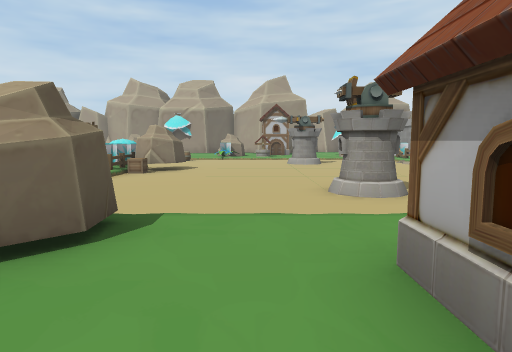
[1] (above)

16 first-person views from a walk through a scene from a Unity 3-D project. The camera is 1.5 m above the floor, tilts 6° down and sees 75° across. The floor is counted in squares, 2 m on a side. Each view is taken from the middle of a square. On the plan, view 1 faces up. The plan holds only what a view shows up to about 11 squares ahead; the rest is blank. The place goes on beyond the plan.

[2]
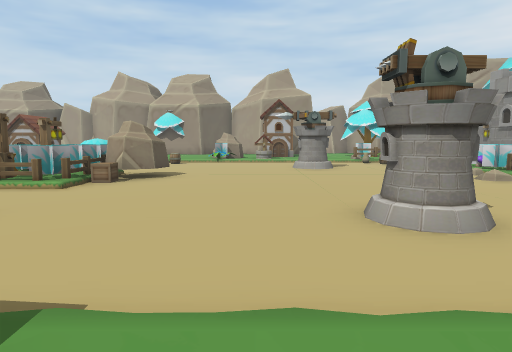

[3]
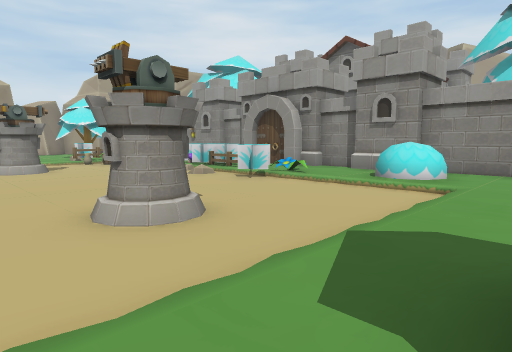

[4]
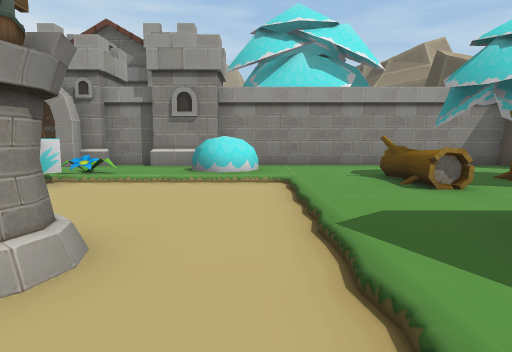

[5]
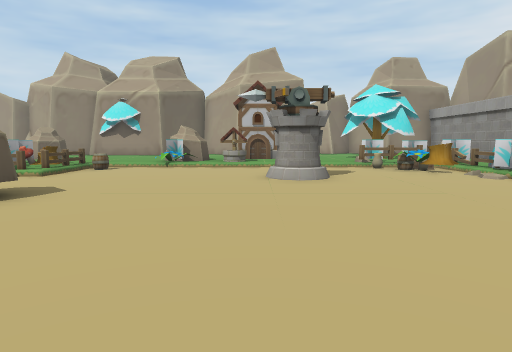

[6]
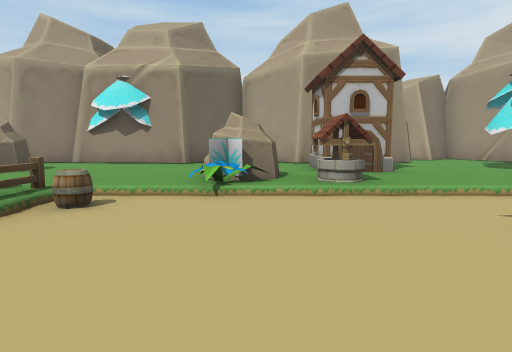

[7]
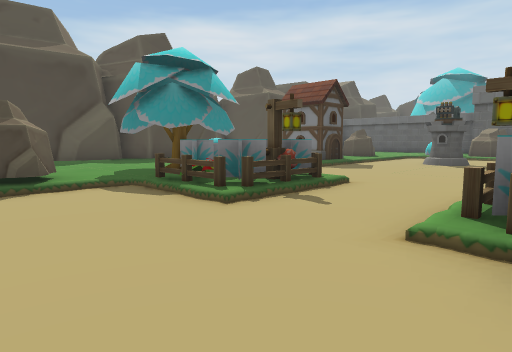

[8]
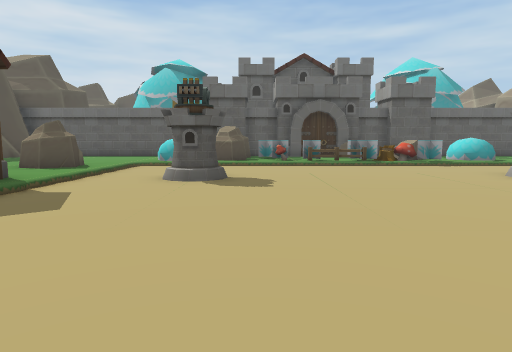

[9]
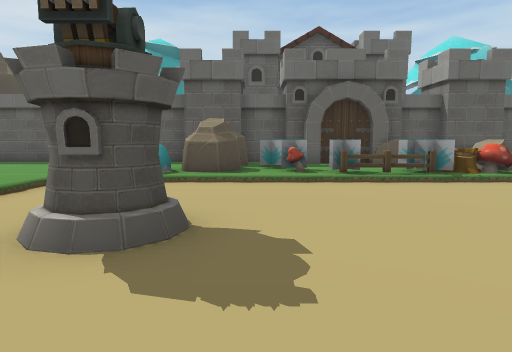

[10]
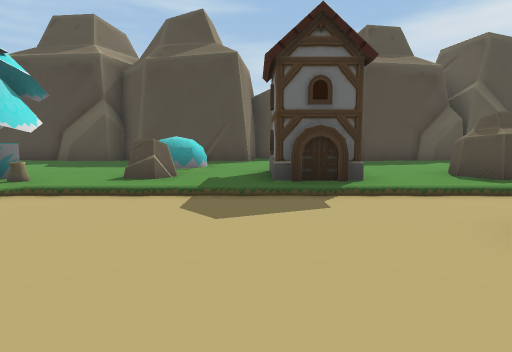

[11]
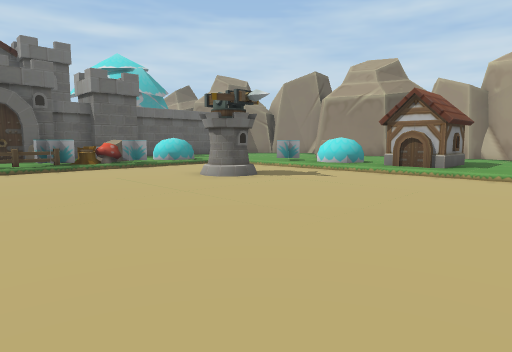

[12]
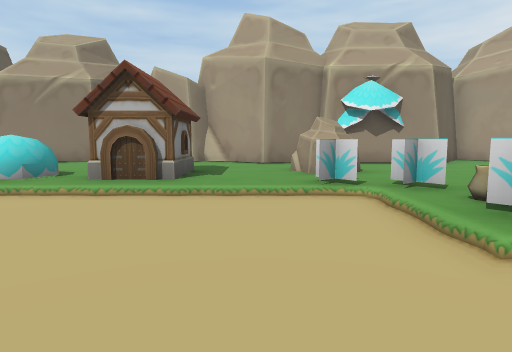

[13]
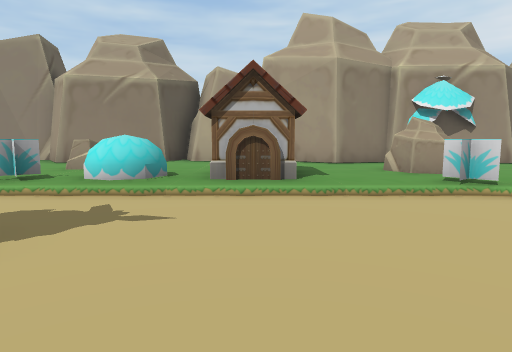

[14]
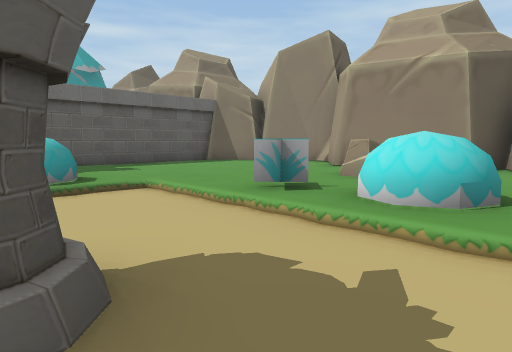

[15]
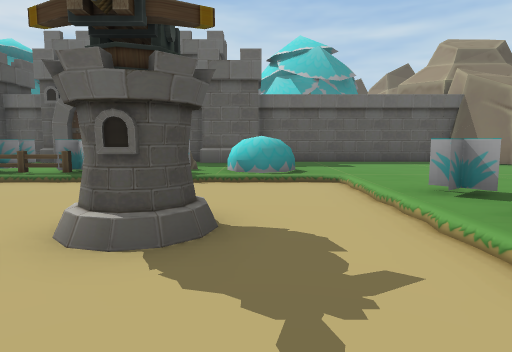

[16]
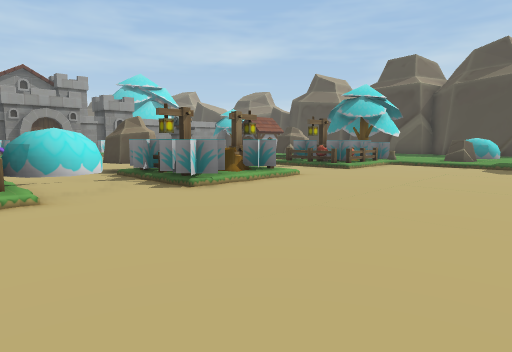

### Floor plan
Key: @ floor where view 1 was taken; # wall or solid block; . main floor; - floor 0.25 m lower than the main floor; / step, stairs or slope; S streetlight; F fence; C crate; T tower; H house; P plant; U stump; L flower; B building; R tree; W well; A barrel; M mushroom; O other object.
Columns run from 20 left of view 1 to 9 right of it. Each row starts with its distance up from view 1.
 22   ###  #####     ####  #####
 21 ###.####.######R##..####...#
 20 #.................. .  ....
 19 #.....O............ .H....
 18 #.........H..OO.... .H..RR
 17 #.......P.........OO.....OR
 16 #.....O......OOO...LW...FOOO
 15 #.../---------OUFA------OAF.
 14 B  .P---------OOF--------LOF
 13 #.../--T-------OF-----O--UOO
 12 #  MO----------P-----------O
 11 OO UO---------OSOO--------O.
 10 #..OF---------OSOO--------OOO
  9 #..OF---------USFC--------OOO
  8 #O.M----------OFO---------O..#
  7 #.OO----------------------/L.#
  6  OOO---T------OF------T---/.B#
  5 B..PP--T------FOF-----T---/P.#
  4 #  .P---------FOF---------/..#
  3    ...........RR..O..........#
  2   ...OO.....O.....O..HH..UU..#
  1 #..  ....H........ ..HH...U..#
  0 #.  ....  ..P.....  @   RR.  #
 -1 #   ....  ..  ...         R..#
 -2     ...#  .###.#..          .#
 -3    #####  ## ######         ##

Positions as (right, up) in squares from view 1, and headings:
1: (0, 0), facing up
2: (0, 2), facing up
3: (0, 2), facing up-right
4: (0, 4), facing right
5: (1, 6), facing up
6: (-1, 11), facing up
7: (-1, 9), facing down-left
8: (-6, 7), facing left
9: (-10, 7), facing left
10: (-10, 8), facing down
11: (-7, 8), facing up-left
12: (-8, 11), facing up
13: (-10, 11), facing up
14: (-11, 13), facing up-left
15: (-10, 14), facing left
16: (-11, 14), facing down-right
